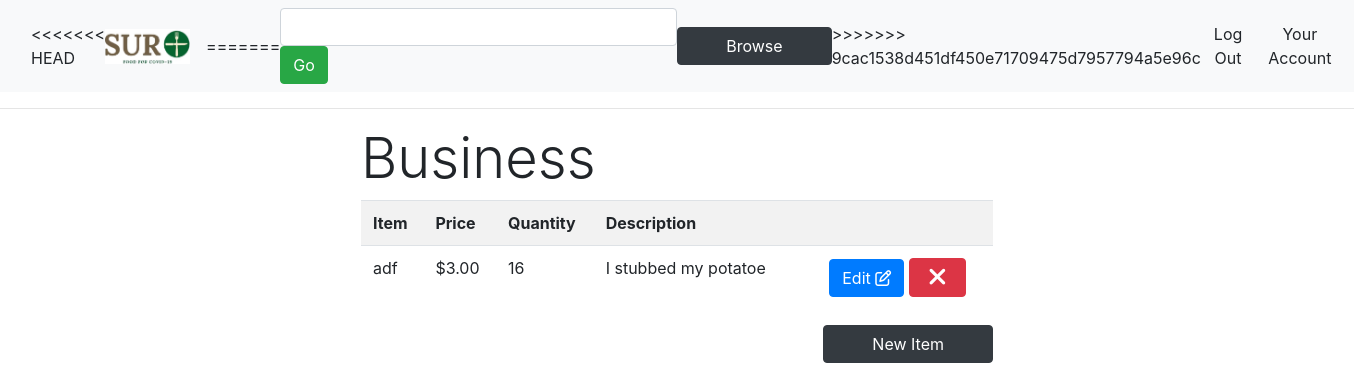
Page /account (signed in) on the committed database.
### app/models.py (models this page shows, shortened)
class seller(UserMixin, db.Model):
    seller_id = db.Column(db.Integer, primary_key=True)
    seller_email = db.Column(db.String, unique=True)
    seller_name = db.Column(db.String)
    seller_zipcode = db.Column(db.Integer)
    seller_phone = db.Column(db.Integer)
    seller_address = db.Column(db.String)
    password_hash = db.Column(db.String(128))
    items = db.relationship('Inventory', backref='seller')

class Inventory(db.Model):
    item_id = db.Column(db.Integer, primary_key=True)
    seller_id = db.Column(db.Integer, db.ForeignKey('seller.seller_id'))
    item_name = db.Column(db.String)
    item_price = db.Column(db.String)
    item_quantity = db.Column(db.Integer)
    item_image = db.Column(db.String)
    item_description = db.Column(db.String)

### app/routes.py (the view)
@app.route('/account', methods=['GET', 'POST'])
def account():
	if (session.get('logged_in')):
		search = SearchForm()
		if request.method == 'POST' and search.validate_on_submit():
			return redirect((url_for('search_page', searchQuery=search.searchParam.data)))
		current_user = seller.query.filter_by(seller_id = session.get('user_id')).first()
		name = "my cool dinner"
		duplicate_results = Inventory.query.filter(Inventory.item_name == name).join(seller).filter(seller.seller_id == current_user.seller_id).all()
		for result in duplicate_results:
			pass
		results = Inventory.query.join(seller).filter(seller.seller_id == current_user.seller_id).all()
		items_array = []
		for item in results:
			item = {
					'id' : item.item_id,
					'name': item.item_name,
					'price': item.item_price,
					'quantity': item.item_quantity,
					'description': item.item_description
			}
			items_array.append(item)
	else:
		return redirect(url_for('index'))
	return render_template('account.html', title="Account", items=items_array, user=current_user, search=search)

### app/forms.py
class SearchForm(FlaskForm):
	searchParam = StringField('search', [DataRequired()])
	submit = SubmitField('Go', render_kw={'class': 'btn btn-success'})

### app/templates/account.html
{% extends "base.html" %}
{% block content %}
<div class="row">
	<div class="col-sm-3">
	</div>
	<div class="col-sm-6">
		<div class="container">
			<h1 class="display-4">{{user.seller_name}}</h1>
			{% if not items %}
				<div style="text-align: center" class= "jumbotron">
	            	<h2> You currently have no items! </h2>
	            	<a href='/add' ><button class="btn my-2 my-sm-0 btn-success btn-lg px-5">Add an Item!</button></a>
            	</div>
            {% else %}
			<table class="table table-striped table-lg" style="background-color: white;">
				<th scope="col">Item</th>
				<th scope="col">Price</th>
				<th scope="col">Quantity</th>
				<th scope="col">Description</th>
				<th></th>
				{% for item in items %}
				<tr>
					<td>{{item.name}}</td>
					<td>${{'%0.2f'|format(item.price|float)}}</td>
					<td>{{(item.quantity)}}</td>
					<td>{{(item.description)}}</td>
					<td>
						<div class="container float-right" style="text-align: right">
							<a href= "{{url_for('edititem', name = item.name, iD = item.id)}}"><button class="btn btn-md btn-primary">Edit   <i class="fa fa-edit"></i></button></a>
							<a href= "{{url_for('deleteItem', iD = item.id)}}"><button class="btn my-2 my-sm-0 btn-danger btn-md"> <i class="fa fa-times fa-fw" style="font-size: 25px; color: white"></i> </button></a>
						</div>
					</td>
				</tr>
				{% endfor %}
			</table>
			<a href='/add' ><button class="btn my-2 my-sm-0 btn-dark float-right px-5">New Item</button></a>
			{% endif %}
		</div>
	</div>
	<div class="col-sm-3">
	</div>
</div>
{% endblock %}

### app/static/css/style.css (style rules this page uses)
:root { --light-green: #e1e1ac; --medium-green: #adab70; --pink: #e2a883; --light-brown: #ab7551; --dark-red: #783433; --tomato: #ff6347; --blanched-almond: #FFEBCD; --text-size: 18px; }

### rows in the picture
seller: seller_name "Business"
Inventory: name "adf", price "3.00", item_quantity "16", item_description "I stubbed my potatoe"
